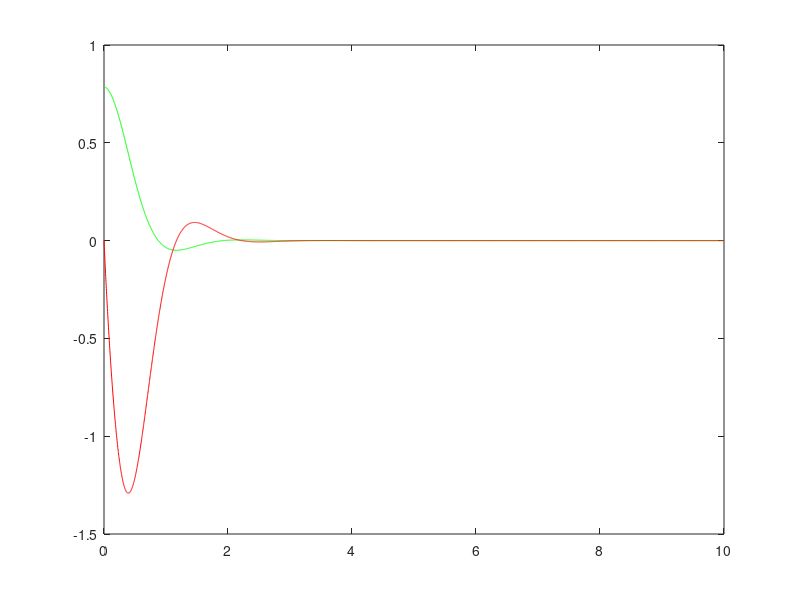

MATLAB code for this plot:
# Free pendulum simulation
0; # hack to force script not function m-file

#{
Equation of motion: 
	Th'' = g/L * sin(Th) - x''/L * cos(Th)

ODE system:
	u = Kp * th + Kd * dth

	dth = y
	dy = (g * sin(th) - u * cos(th)) / L
	dv = u
	dx = v
#}

function xdot = f(x, t)

	L = 1.0;
	g = 9.8;
	Kp = 25.0;
	Kd = 5.0;

	xdot = zeros(2, 1);

	# dth
	xdot(1) = x(2);

	u = Kp * x(1) + Kd * x(2);

	# dy aka d2th
	xdot(2) = (g * sin(x(1)) - u * cos(x(1))) / L; 

endfunction

t = linspace(0, 10, 4000);
y = lsode("f", [pi/4; 0.0], t);

plot(t, y'(1, :), 'g-', t, y'(2, :), 'r-');
